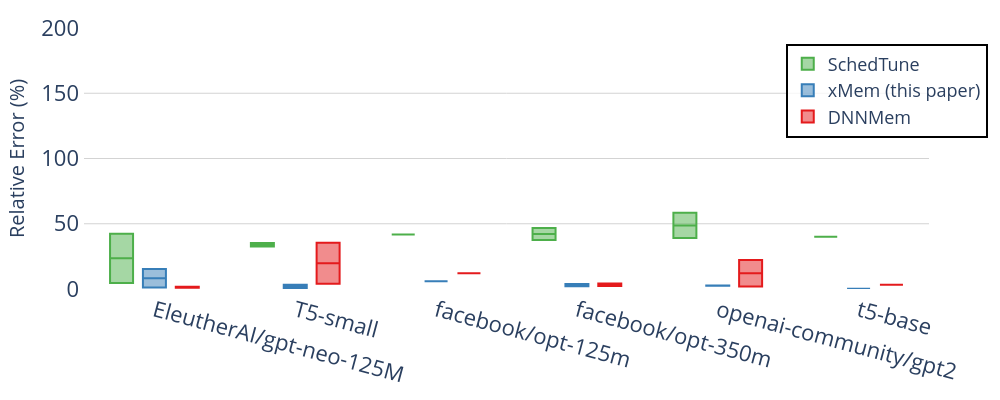

This figure's notebook cell:
### Code cell
fig = e_plot.llm_plot_relative_error_in_box_diagram_with_verification_data(
    title="Evaluation-Relative Error Experiments Result across Estimators-SGD",
    data_dir=project_base,
    overall_median=False,
    image_size=(1000, 400),
    font_size=20,
    legend_font_size=18,
    tickfont_size=22,
    view_mode = False,
    yrange=(0, 200),
)
fig.show()

### Figure 1 — Plotly figure (JSON) as saved in the notebook; plotly's stock layout.template omitted (floating-point values rounded to 4 significant figures)
{"data": [{"alignmentgroup": "True", "hovertemplate": "Estimator=SchedTune<br>Model=%{x}<br>Error=%{y}<extra></extra>", "legendgroup": "SchedTune", "marker": {"color": "#4daf4a", "size": 3}, "name": "SchedTune", "notched": false, "offsetgroup": "SchedTune", "orientation": "v", "showlegend": true, "x": ["facebook/opt-350m", "facebook/opt-350m", "EleutherAI/gpt-neo-125M", "t5-base", "openai-community/gpt2", "openai-community/gpt2", "facebook/opt-125m", "T5-small", "EleutherAI/gpt-neo-125M", "T5-small"], "x0": " ", "xaxis": "x", "y": [46.68, 37.63, 42.42, 40.07, 58.38, 39.11, 41.75, 32.66, 4.579, 35.22], "y0": " ", "yaxis": "y", "type": "box"}, {"alignmentgroup": "True", "hovertemplate": "Estimator=xMem (this paper)<br>Model=%{x}<br>Error=%{y}<extra></extra>", "legendgroup": "xMem (this paper)", "marker": {"color": "#377eb8", "size": 3}, "name": "xMem (this paper)", "notched": false, "offsetgroup": "xMem (this paper)", "orientation": "v", "showlegend": true, "x": ["facebook/opt-350m", "facebook/opt-350m", "EleutherAI/gpt-neo-125M", "t5-base", "openai-community/gpt2", "openai-community/gpt2", "facebook/opt-125m", "T5-small", "EleutherAI/gpt-neo-125M", "T5-small"], "x0": " ", "xaxis": "x", "y": [2.019, 3.768, 15.32, 0.2305, 2.576, 2.646, 5.902, 0.5057, 1.185, 3.302], "y0": " ", "yaxis": "y", "type": "box"}, {"alignmentgroup": "True", "hovertemplate": "Estimator=DNNMem<br>Model=%{x}<br>Error=%{y}<extra></extra>", "legendgroup": "DNNMem", "marker": {"color": "#e41a1c", "size": 3}, "name": "DNNMem", "notched": false, "offsetgroup": "DNNMem", "orientation": "v", "showlegend": true, "x": ["facebook/opt-350m", "facebook/opt-350m", "EleutherAI/gpt-neo-125M", "t5-base", "openai-community/gpt2", "openai-community/gpt2", "facebook/opt-125m", "T5-small", "EleutherAI/gpt-neo-125M", "T5-small"], "x0": " ", "xaxis": "x", "y": [2.326, 4.129, 0.9155, 3.303, 22.22, 1.871, 12.14, 35.49, 1.777, 4.024], "y0": " ", "yaxis": "y", "type": "box"}], "layout": {"xaxis": {"anchor": "y", "domain": [0.0, 1.0], "title": {"font": {"size": 20}}, "categoryorder": "array", "categoryarray": ["EleutherAI/gpt-neo-125M", "T5-small", "facebook/opt-125m", "facebook/opt-350m", "openai-community/gpt2", "t5-base"], "tickangle": 15, "tickfont": {"size": 22}, "showgrid": false}, "yaxis": {"anchor": "x", "domain": [0.0, 1.0], "title": {"text": "Relative Error (%)", "font": {"size": 20}}, "tickfont": {"size": 22}, "showgrid": true, "gridcolor": "LightGray", "zeroline": false, "range": [0, 200]}, "legend": {"title": {}, "tracegroupgap": 0, "font": {"size": 18}, "orientation": "v", "yanchor": "bottom", "y": 0.58, "xanchor": "center", "x": 0.95, "bgcolor": "rgba(255,255,255,0.8)", "bordercolor": "Black", "borderwidth": 2}, "margin": {"t": 20, "l": 60, "r": 20, "b": 50, "pad": 4}, "boxmode": "group", "font": {"size": 20}, "title": {"x": 0.5}, "plot_bgcolor": "white", "width": 1000, "height": 400}}
